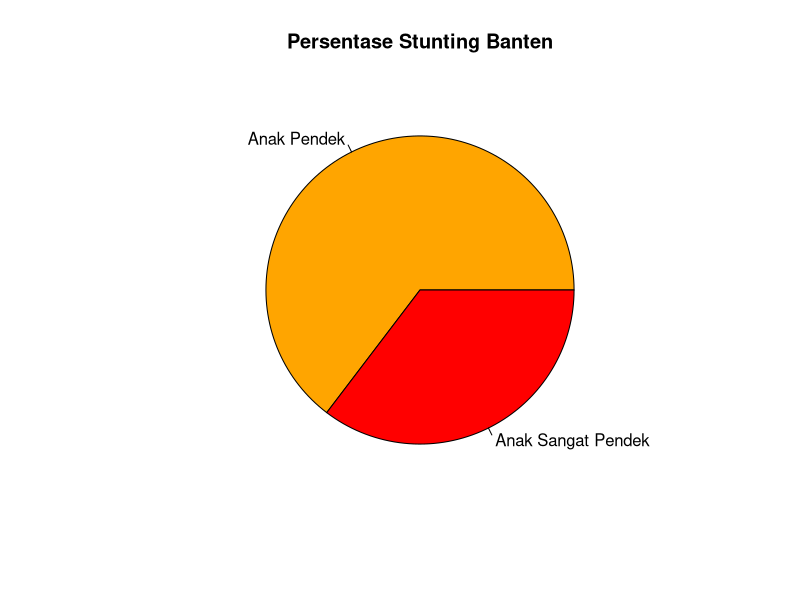
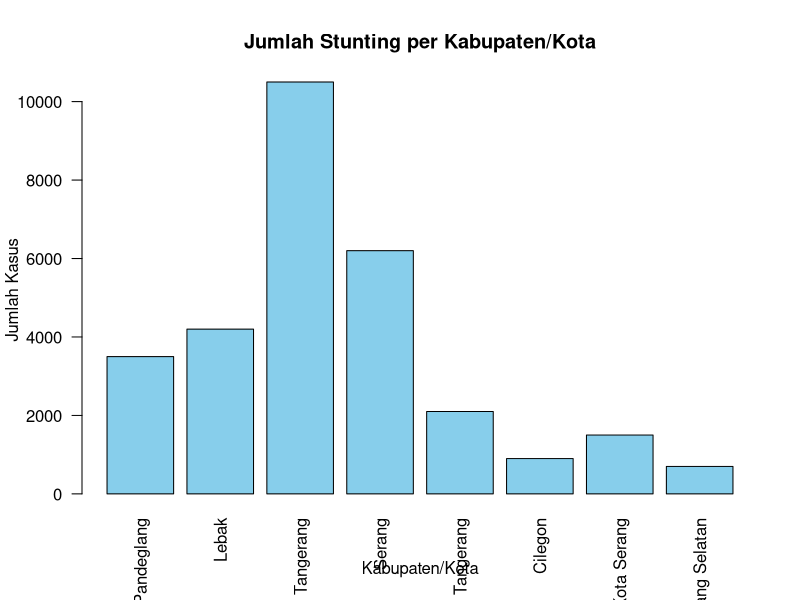
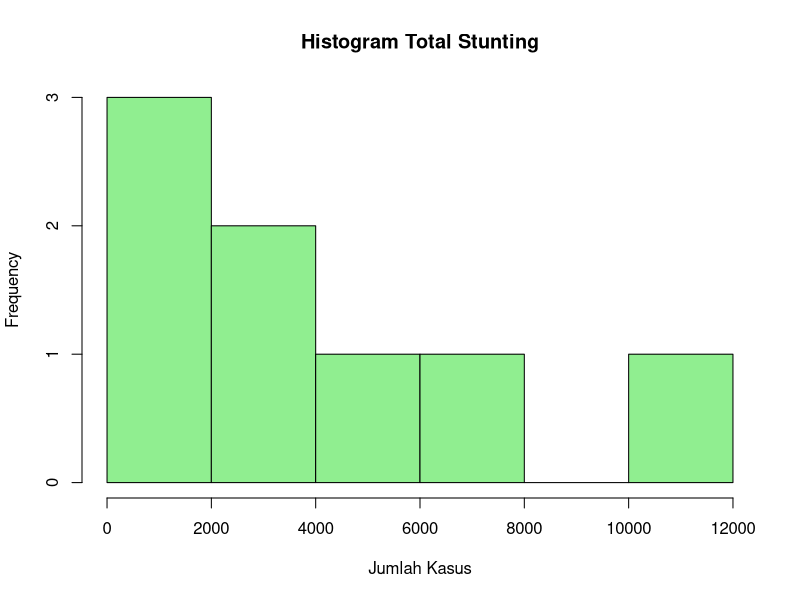
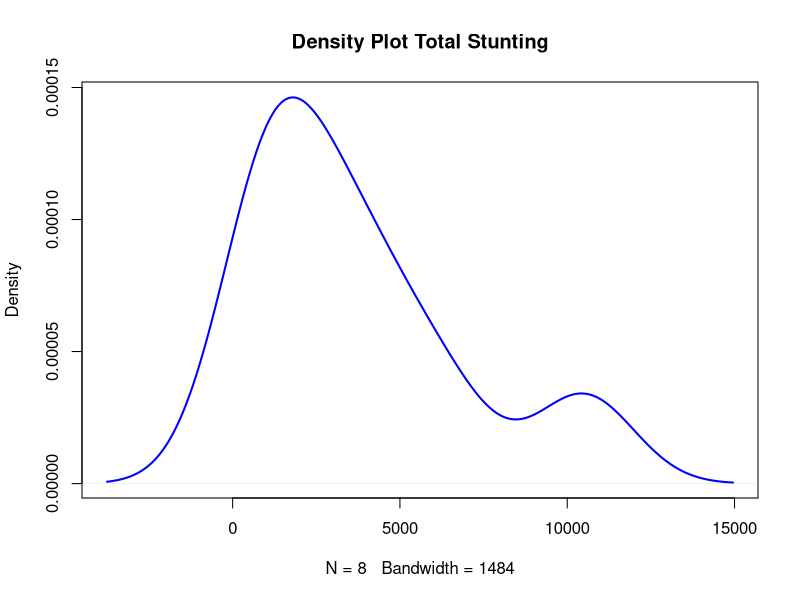
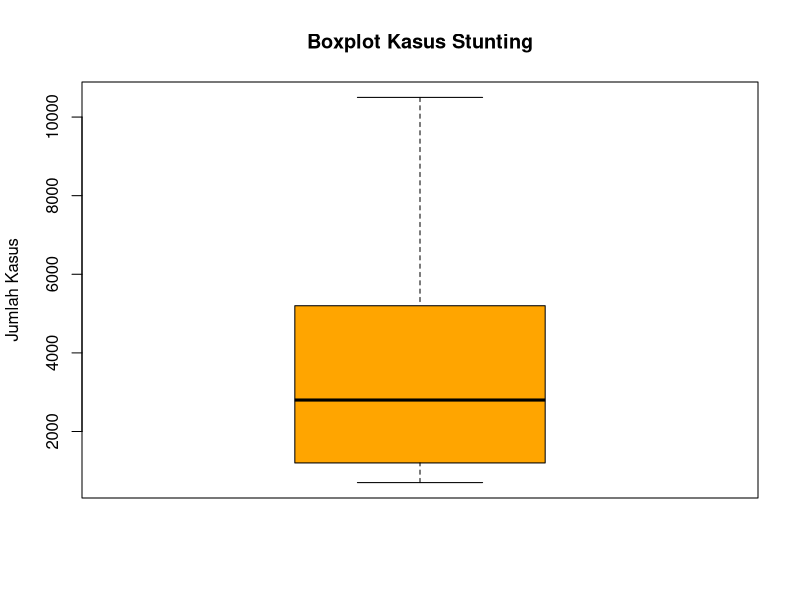

Reproduce these figures in R, in order.
## ---- chunk 1
kabupaten <- c("Pandeglang","Lebak","Tangerang","Serang",
               "Kota Tangerang","Cilegon","Kota Serang","Tangerang Selatan")

balita_dites <- c(85000,90000,210000,120000,75000,35000,45000,40000)

anak_pendek <- c(2264,2717,6794,4011,1359,582,971,453)

anak_sangat_pendek <- c(1236,1483,3706,2189,741,318,529,247)

total_stunting <- c(3500,4200,10500,6200,2100,900,1500,700)

data <- data.frame(kabupaten, balita_dites, anak_pendek, anak_sangat_pendek, total_stunting)

data
## ---- chunk 2
kategori <- c("Anak Pendek","Anak Sangat Pendek")
jumlah <- c(19151,10471)

pie(jumlah,
    labels = kategori,
    col = c("orange","red"),
    main = "Persentase Stunting Banten")
## ---- chunk 3
barplot(total_stunting,
        names.arg = kabupaten,
        col = "skyblue",
        main = "Jumlah Stunting per Kabupaten/Kota",
        xlab = "Kabupaten/Kota",
        ylab = "Jumlah Kasus",
        las=2)
## ---- chunk 4
hist(total_stunting,
     main="Histogram Total Stunting",
     xlab="Jumlah Kasus",
     col="lightgreen")
## ---- chunk 5
plot(density(total_stunting),
     main="Density Plot Total Stunting",
     col="blue",
     lwd=2)
## ---- chunk 6
boxplot(total_stunting,
        main="Boxplot Kasus Stunting",
        col="orange",
        ylab="Jumlah Kasus")
## ---- chunk 7
mean(total_stunting)
median(total_stunting)
quantile(total_stunting)
range(total_stunting)
var(total_stunting)
sd(total_stunting)
